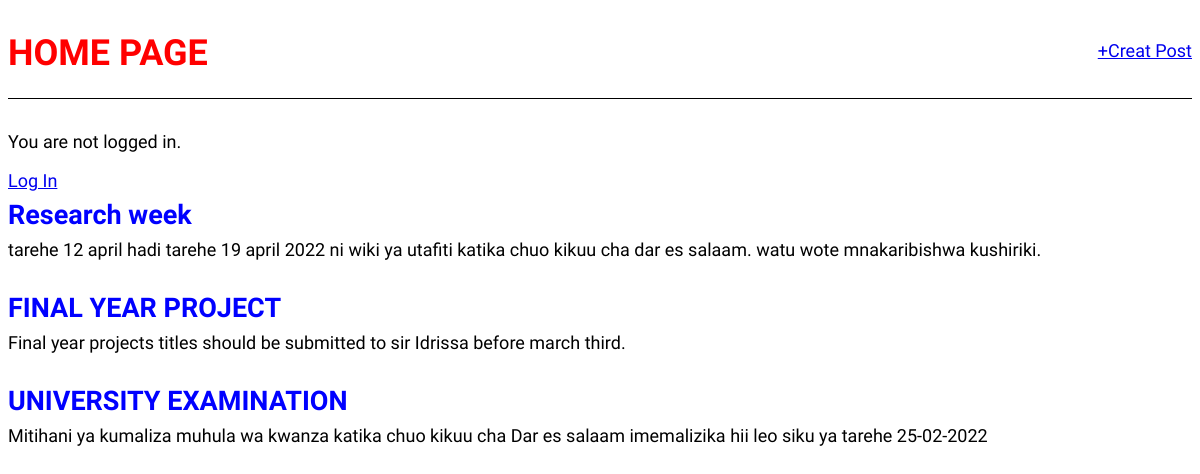
The page / on the database its author committed.
### blog/models.py (models this page shows, shortened)
class Post(models.Model):
    title = models.CharField(max_length=200)
    author = models.ForeignKey(
        'auth.User',
        on_delete=models.CASCADE,
    )
    body = models.TextField()

### blog/views.py (the view)
# urls.py: path("",views.Bloglistview.as_view(), name='home')
class Bloglistview(ListView):
    model= Post
    template_name='home.html'

### templates/home.html
{% extends 'base.html' %}
    {% block content %}
        {% for post in object_list %}
            <div class="post-entry">
                <h2><a href="{% url 'post_detail' post.pk %}">{{ post.title }}</a></h2>
                <p>{{ post.body }}</p>
            </div>
        {% endfor %}
    {% endblock content %}

### static/css/base.css (style rules this page uses)
body { font-family: 'Source Sans Pro', sans-serif; font-size: 18px; }
.post-entry { margin-bottom: 2rem; }
.post-entry h2 { margin: 0.5rem 0; }
.post-entry h2 a, .post-entry h2 a:visited { color: blue; text-decoration: none; }
.post-entry p { margin: 0; font-weight: 400; }

### rows shown on the page
Post: title "Research week", body "tarehe 12 april hadi tarehe 19 april 2022 ni wiki ya utafiti katika chuo kikuu cha dar es salaam. watu wote mnakaribishwa kushiriki."
Post: title "FINAL YEAR PROJECT", body "Final year projects titles should be submitted to sir Idrissa before march third."
Post: title "UNIVERSITY EXAMINATION", body "Mitihani ya kumaliza muhula wa kwanza katika chuo kikuu cha Dar es salaam imemalizika hii leo siku ya tarehe 25-02-2022"
